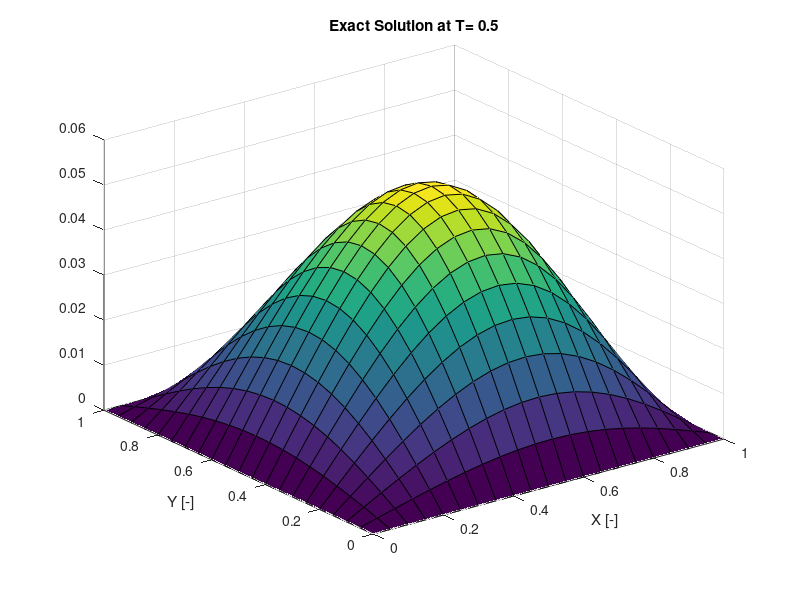
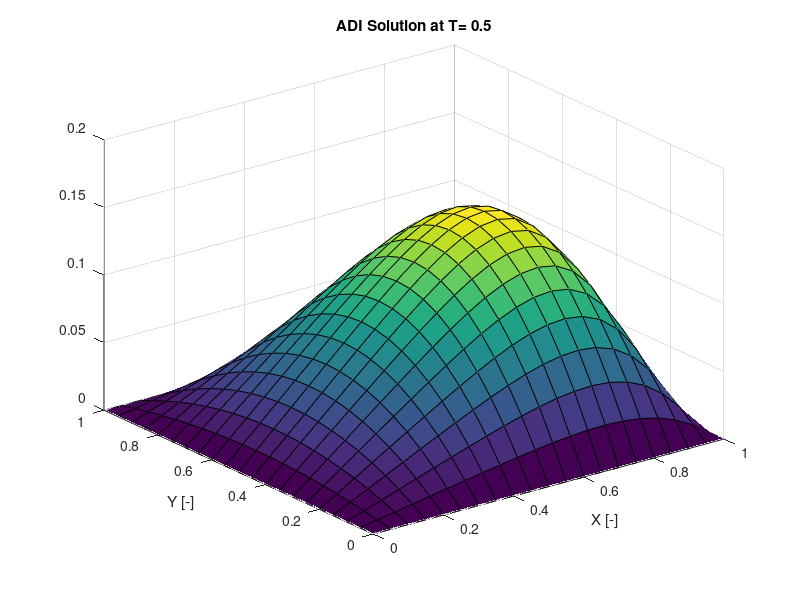
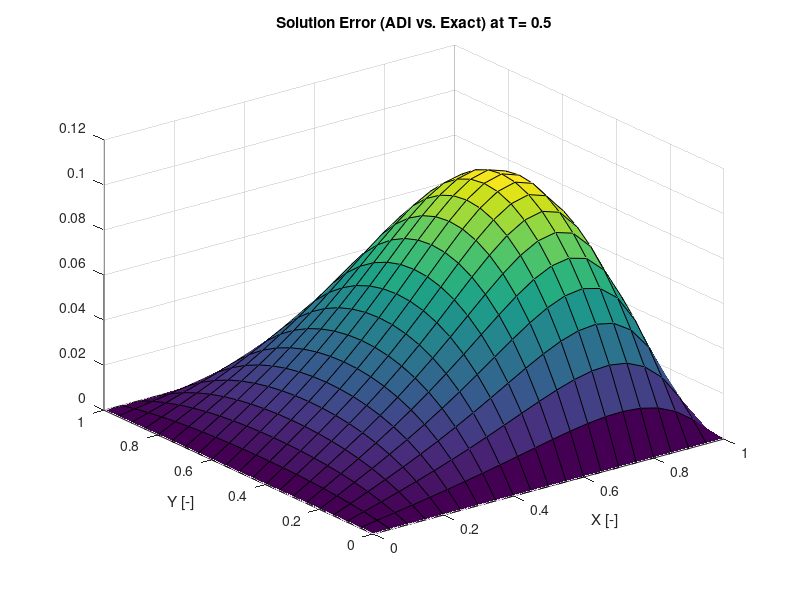

Source code (MATLAB) for these figures, in order:
%% Alex Swenson HW7 (Computer Project 5c)
function problem1()
clear; clc; close all;
% Set Domain and some important constants 
x_bound = 1; y_bound = 1;
dx = 0.05; dy = dx;
x = 0:dx:x_bound; y = 0:dy:y_bound;
global k 
k = 0.1;
nx = length(x); ny = length(y);
dx2 = dx*dx; dy2 = dy*dy;
dt = (dx2 / (2*k));
t_end = 40 * dt;
nt = t_end / dt;
alphax = k*dt / dx2; alphay = k*dt / dy2;

% create mesh
[X, Y] = meshgrid(x,y);
X=X'; Y=Y';
% Set Initial Conditions
f = X .* (1-X.^5) .* Y .* (1-Y);
f(1,:) = 0;
f(:,1) = 0;

%% Get Exact Solution
Ntrunc = 50;
f_exact = get_exact(X, Y, Ntrunc, t_end, nx, ny);
f_exact(1,:) = 0;
f_exact(:,1) = 0;

% Part A) L_inf Error Between f_init, f_exact @ 0
A_exact = get_exact(X, Y, Ntrunc, 0, nx, ny);
L_inf = max(max(abs(f - A_exact)));
out = ['The L_inf error between fexact(t=0) and f_initial is: ', num2str(L_inf)];
disp(out);

%% Solve the Problem Using ADI

% Make The A - matrices
ex = ones(nx-2, 1);
ey = ones(ny-2,1);
A_x = spdiags([-alphax*ex 2*(1+alphax)*ex -alphax*ex], -1:1, nx-2, nx-2)
A_y = spdiags([-alphay*ey 2*(1+alphay)*ey -alphay*ey], -1:1, ny-2, ny-2);


% Allocate the f, b matrices
f_inter = f;
f_save = f;

for t=1:1
    step = mod(t, 2);

    if step == 1
        for j=2:nx-1
            b = (2 + alphay*dy2)*f(:,j);
            f_inter(2:ny-1,j) = A_x \ b(2:ny-1);
        end
        for i=2:ny-1
            b = (2 + alphax*dx2)*f_inter(i,:)'
            f_save(i,2:nx-1) = A_y \ b(2:nx-1);
        end
    elseif step == 0
        for i=2:ny-1
            b = (2 + alphax*dx2)*f(i,:)';
            f_inter(i,2:nx-1) = A_y \ b(2:nx-1);
        end
        for j=2:nx-1
            b = (2 + alphay*dy2)*f_inter(:,j);
            f_save(2:ny-1,j) = A_x \ b(2:ny-1);
        end
    end
    f = f_save;
end
%% Plot Results

tend = dt * nt;

%% Plotting Results
figure(1)
surf(X,Y,f_exact)
xlabel('X [-]')
ylabel('Y [-]')

title(['Exact Solution at T= ', num2str(tend)])

figure(2)
surf(X,Y,f);
xlabel('X [-]')
ylabel('Y [-]')
title(['ADI Solution at T= ', num2str(tend)])

figure(3)
surf(X,Y,abs(f - f_exact));
xlabel('X [-]')
ylabel('Y [-]')
title(['Solution Error (ADI vs. Exact) at T= ', num2str(tend)])

end % End of Main Program


% This function plots the exact solution to the 2D diffusion PDE
function exactf = get_exact(X, Y, trunc, t_end, nx, ny)
global k
exactf = zeros(length(nx), length(ny));
for n=1:trunc
    for m=1:trunc
    exactf=exactf-120*(-n^4*pi^4*(-1)^n + 12*n^2*pi^2*(-1)^n + 24 + 24*(-1)^(1+n))...
        * (-2 + 2*(-1)^m) / (n^7*pi^10*m^3) ...
        * sin(n*pi*X) .*sin(m*pi*Y)*exp(-(n^2+m^2)*pi^2*k*t_end);
    end
end
end
